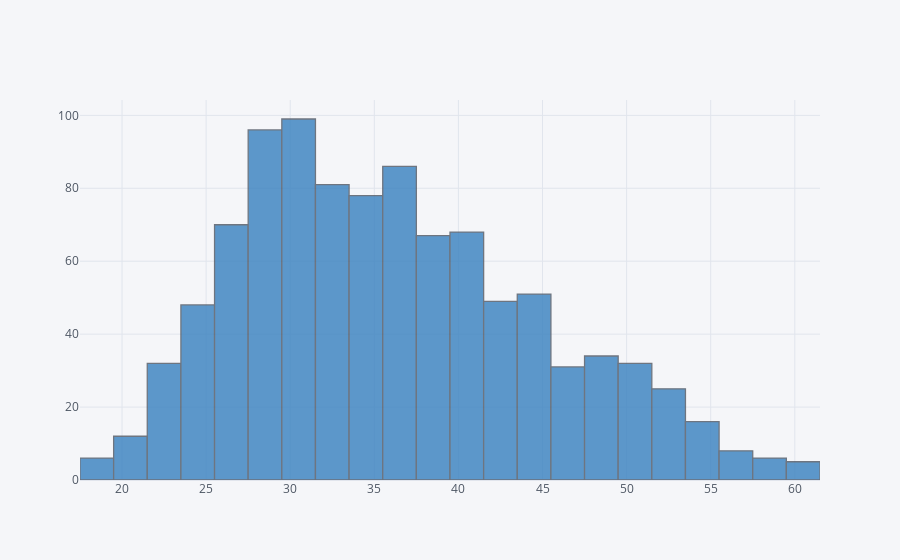

Write notebook code for a chart like this one.
### Markdown cell above
## Exploratory Data Analysis

Let's use seaborn to explore the data!

Try recreating the plots shown below!

** Create a histogram of the Age**

### Code cell
ad_data['Age'].iplot(kind='hist',bins=40,color='blue')

### Figure 1 — Plotly figure (JSON) as saved in the notebook; plotly's stock layout.template omitted (floating-point values rounded to 4 significant figures; data arrays with more than 128 entries replaced by an {"elided": "..."} marker saying what was removed)
{"data": [{"histfunc": "count", "histnorm": "", "marker": {"color": "rgba(55, 128, 191, 1.0)", "line": {"color": "#4D5663", "width": 1.3}}, "name": "Age", "nbinsx": 40, "opacity": 0.8, "orientation": "v", "type": "histogram", "x": {"elided": "1000 int values"}}], "layout": {"barmode": "overlay", "legend": {"bgcolor": "#F5F6F9", "font": {"color": "#4D5663"}}, "paper_bgcolor": "#F5F6F9", "plot_bgcolor": "#F5F6F9", "title": {"font": {"color": "#4D5663"}}, "xaxis": {"gridcolor": "#E1E5ED", "showgrid": true, "tickfont": {"color": "#4D5663"}, "title": {"font": {"color": "#4D5663"}, "text": ""}, "zerolinecolor": "#E1E5ED"}, "yaxis": {"gridcolor": "#E1E5ED", "showgrid": true, "tickfont": {"color": "#4D5663"}, "title": {"font": {"color": "#4D5663"}, "text": ""}, "zerolinecolor": "#E1E5ED"}}}
